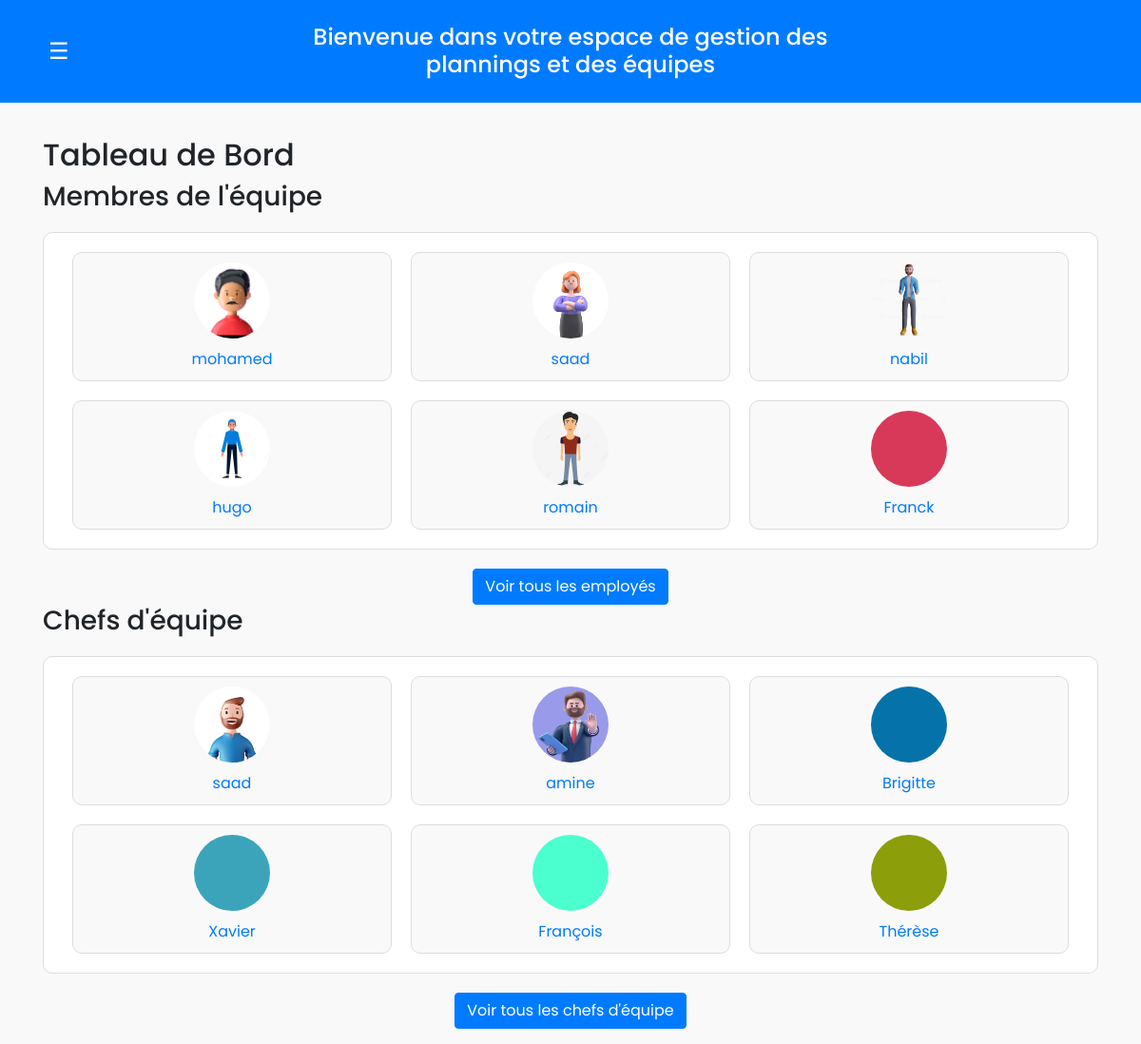
The page / (signed in) on the database as committed earlier.
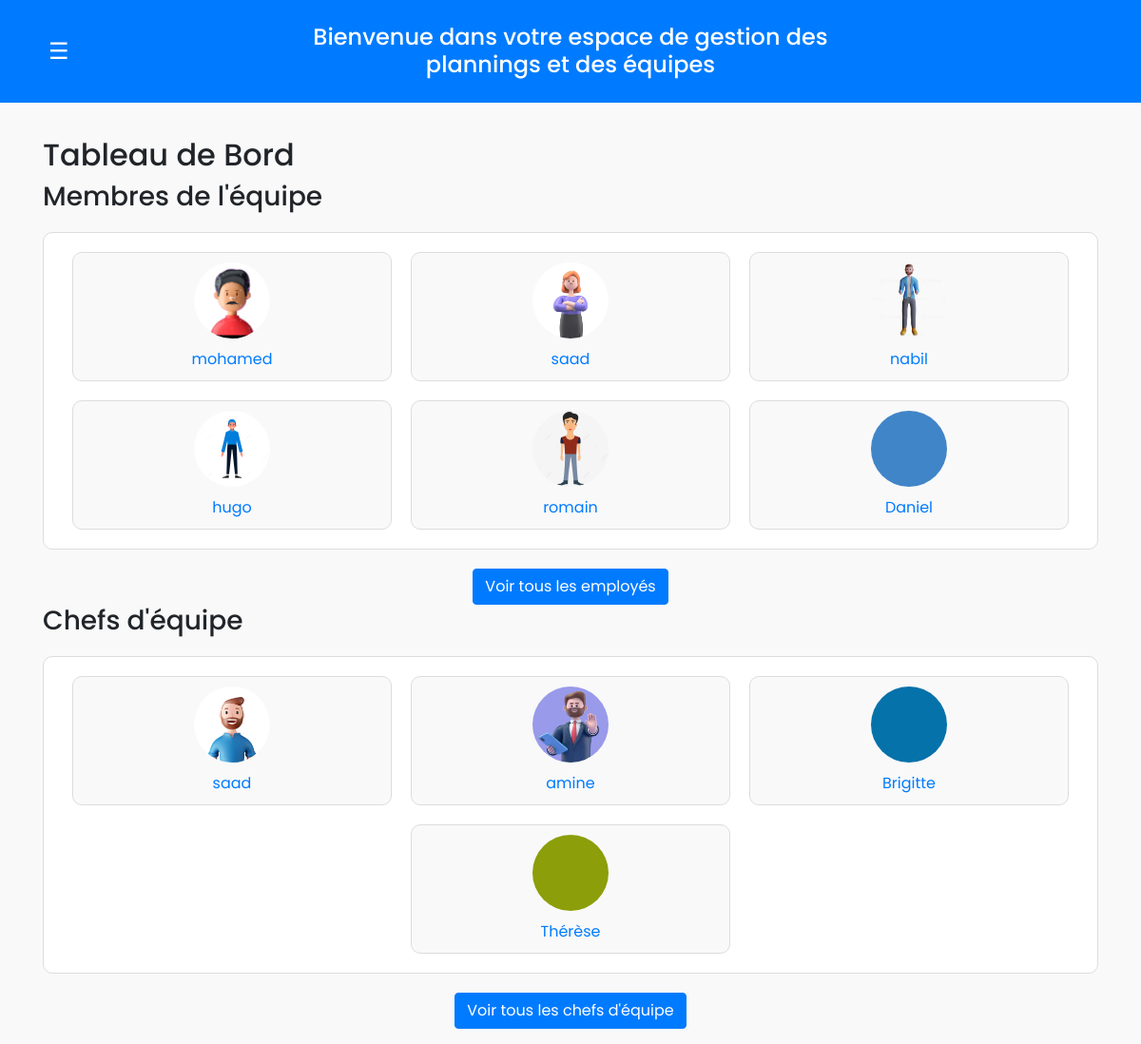
The same page on the database as committed later.
### accounts/models.py (models this page shows, shortened)
class CustomUser(AbstractUser):
    ROLE_CHOICES = (
        ('employee', 'Employee'),
        ('team_lead', 'Team Lead'),
    )
    role = models.CharField(max_length=10, choices=ROLE_CHOICES, default='manager')
    is_active = models.BooleanField(default=True)
    pointage_code = models.CharField(max_length=4, unique=True, blank=True, null=True)
    created_by = models.ForeignKey('self', null=True, blank=True, on_delete=models.SET_NULL, related_name='employees')
    hours_per_week = models.IntegerField(default=0)
    photo = models.ImageField(upload_to='photos/', null=True, blank=True)

### accounts/views.py (the view, shortened to what this page needs)
# urls.py: 2. Add a URL to urlpatterns:  path('', views.home, name='home')
@login_required
def home(request):
    user = request.user
    availabilities = Availability.objects.filter(user=user)
    notification_count = Notification.objects.filter(user=user, is_read=False).count()
    employees = CustomUser.objects.filter(created_by=user, role='employee')[:6]
    team_leads = CustomUser.objects.filter(created_by=user, role='team_lead')[:6]
    start_date, end_date = get_current_week_dates()
    current_week_schedule = {}
    total_hours = 0
    context = {
        'user': user,
        'availabilities': availabilities,
        'notification_count': notification_count,
        'employees': employees,
        'team_leads': team_leads,
        'current_week_schedule': current_week_schedule,
        'total_hours': total_hours,
        'days': ["Lundi", "Mardi", "Mercredi", "Jeudi", "Vendredi", "Samedi", "Dimanche"],
        'start_date': start_date,
        'end_date': end_date,
    }
    return render(request, 'accounts/home.html', context)

### accounts/views.py (called while the page is built)
def get_current_week_dates():
    today = datetime.now().date()
    start_of_week = today - timedelta(days=today.weekday())
    end_of_week = start_of_week + timedelta(days=6)
    return start_of_week, end_of_week

### accounts/templates/accounts/home.html (shortened to what this page needs)
{% load custom_filters %}
<!DOCTYPE html>
<html lang="fr">
<head>
    <link rel="stylesheet" href="https://stackpath.bootstrapcdn.com/bootstrap/4.5.2/css/bootstrap.min.css">
    <link rel="stylesheet" href="https://cdn.jsdelivr.net/npm/boxicons@latest/css/boxicons.min.css">
</head>
<body>
    <header class="header">
        <button class="openbtn" onclick="openNav()">☰</button>
        <h1>Bienvenue dans votre espace de gestion des plannings et des équipes</h1>
    </header>
    <div id="main">
        <main>
            <div class="container">
                <h2>Tableau de Bord</h2>
                {% if user.role == 'manager' %}
                <h3>Membres de l'équipe</h3>
                <div class="team-container">
                    {% for employee in employees %}
                    <div class="team-member">
                        <a href="{% url 'edit_employee' employee.pk %}">
                            {% if employee.photo %}
                            <img src="{{ employee.photo.url }}" alt="Photo de {{ employee.first_name }}">
                            {% else %}
                            <img src="https://via.placeholder.com/150" alt="Placeholder Image">
                            {% endif %}
                            <div>{{ employee.first_name }}</div>
                        </a>
                    </div>
                    {% endfor %}
                </div>
                <div class="view-all-btn">
                    <a href="{% url 'employee_list' %}" class="btn btn-primary">Voir tous les employés</a>
                </div>
                <h3>Chefs d'équipe</h3>
                <div class="team-leads-container">
                    {% for team_lead in team_leads %}
                    <div class="team-lead">
                        <a href="{% url 'edit_team_lead' team_lead.pk %}">
                            {% if team_lead.photo %}
                            <img src="{{ team_lead.photo.url }}" alt="Photo de {{ team_lead.first_name }}">
                            {% else %}
                            <img src="https://via.placeholder.com/150" alt="Placeholder Image">
                            {% endif %}
                            <div>{{ team_lead.first_name }}</div>
                        </a>
                    </div>
                    {% endfor %}
                </div>
                <div class="view-all-btn">
                    <a href="{% url 'team_lead_list' %}" class="btn btn-primary">Voir tous les chefs d'équipe</a>
                </div>
                {% endif %}
            </div>
        </main>
    </div>
</body>
</html>

Rows that differ between the two databases and show on the page:
removed CustomUser: photo (picture), first_name "Franck", shown under "Membres de l'équipe"
removed CustomUser: photo (picture), first_name "Xavier", shown under "Chefs d'équipe"
removed CustomUser: photo (picture), first_name "François", shown under "Chefs d'équipe"
now on this page (row unchanged): CustomUser: photo (picture), first_name "Daniel", shown under "Membres de l'équipe"
